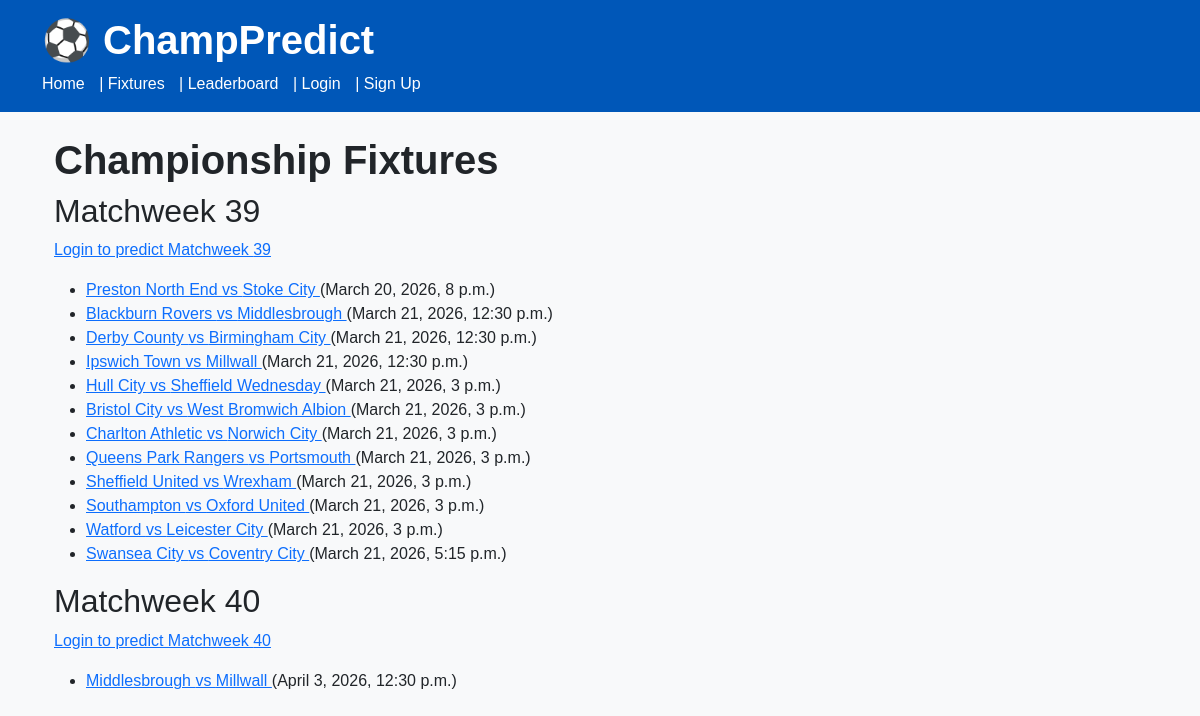
The page /fixtures/ on the database as committed earlier.
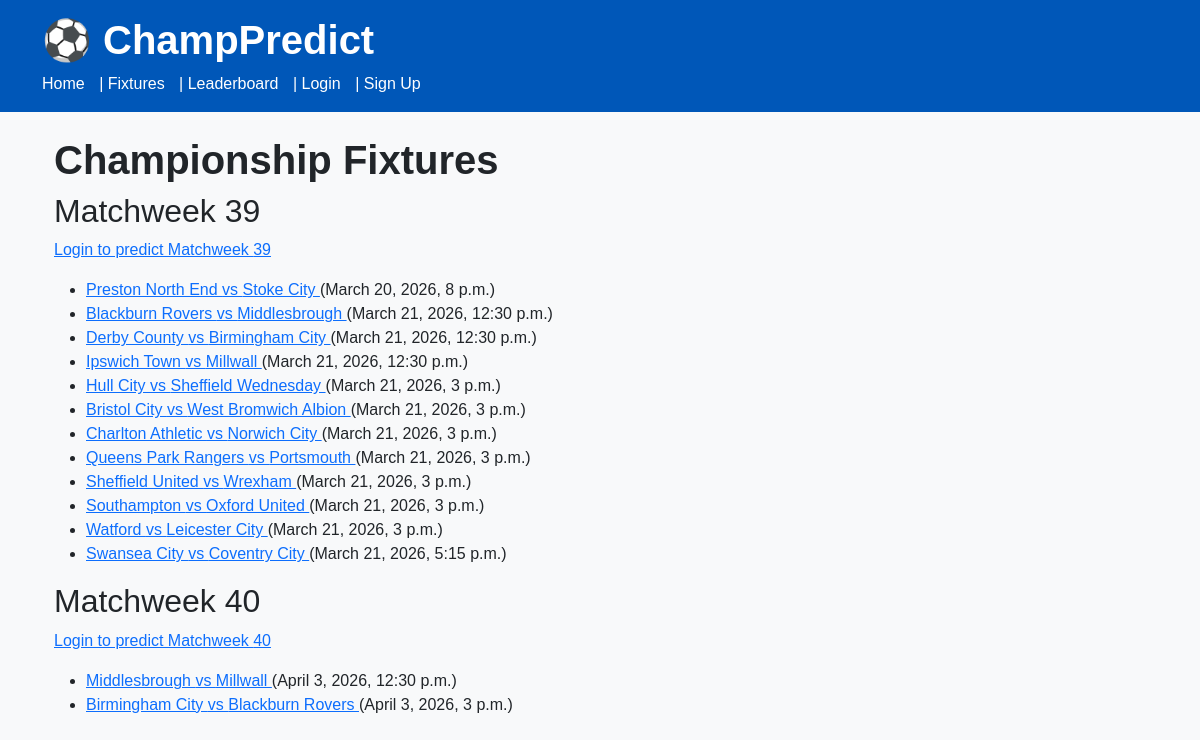
The same page on the database as committed later.
### predictor/models.py (models this page shows, shortened)
class Fixture(models.Model):
    STATUS_CHOICES = [
        ("upcoming", "Upcoming"),
        ("played", "Played"),
    ]
    season = models.CharField(max_length=20)
    matchweek = models.PositiveIntegerField()
    home_team = models.ForeignKey(
        Team,
        on_delete=models.CASCADE,
        related_name="home_fixtures"
    )
    away_team = models.ForeignKey(
        Team,
        on_delete=models.CASCADE,
        related_name="away_fixtures"
    )
    kickoff_datetime = models.DateTimeField()
    status = models.CharField(
        max_length=10,
        choices=STATUS_CHOICES,
        default="upcoming"
    )
    class Meta:
        ordering = ["kickoff_datetime"]
        unique_together = ("season", "matchweek", "home_team", "away_team")

class Team(models.Model):
    name = models.CharField(max_length=100, unique=True)
    class Meta:
        ordering = ["name"]
    def __str__(self):
        return self.name

### predictor/views.py (the view)
# urls.py: path("fixtures/", views.fixture_list, name="fixture_list"),
def fixture_list(request):
    fixtures = Fixture.objects.select_related(
        "home_team",
        "away_team"
    ).order_by("matchweek", "kickoff_datetime")
    grouped_fixtures = {}
    for fixture in fixtures:
        if fixture.matchweek not in grouped_fixtures:
            grouped_fixtures[fixture.matchweek] = []
        grouped_fixtures[fixture.matchweek].append(fixture)
    context = {
        "fixtures": fixtures,
        "grouped_fixtures": grouped_fixtures,
    }
    return render(request, "predictor/fixture_list.html", context)

### predictor/templates/predictor/fixture_list.html
{% extends "predictor/base.html" %}
{% block content %}
<div class="container mt-4">
  <h1>Championship Fixtures</h1>
  {% for matchweek, fixtures in grouped_fixtures.items %}
  <h2>Matchweek {{ matchweek }}</h2>
  {% if user.is_authenticated %}
  <p>
    <a href="{% url 'matchweek_predictions' matchweek %}">
      Predict Matchweek {{ matchweek }}
    </a>
  </p>
  {% else %}
  <p>
    <a href="{% url 'account_login' %}">
      Login to predict Matchweek {{ matchweek }}
    </a>
  </p>
  {% endif %}
  <ul>
    {% for fixture in fixtures %}
    <li>
      <a href="{% url 'fixture_detail' fixture.id %}">
        {{ fixture.home_team }} vs {{ fixture.away_team }}
      </a>
      ({{ fixture.kickoff_datetime }})
    </li>
    {% endfor %}
  </ul>
  {% empty %}
  <p>No fixtures available.</p>
  {% endfor %}
</div>
{% endblock %}

Rows that differ between the two databases and show on the page:
added Fixture: home_team "Birmingham City", away_team "Blackburn Rovers", kickoff_datetime "April 3, 2026, 3 p.m.", shown under "40"
